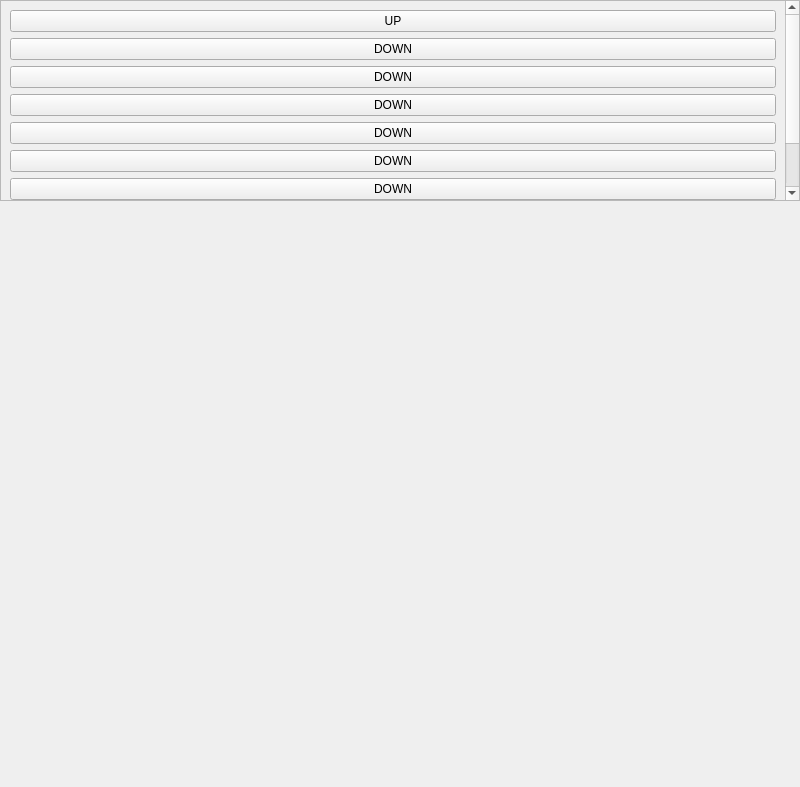
<?xml version="1.0" encoding="UTF-8"?>
<ui version="4.0">
 <class>Form</class>
 <widget class="QWidget" name="Form">
  <property name="geometry">
   <rect>
    <x>0</x>
    <y>0</y>
    <width>800</width>
    <height>787</height>
   </rect>
  </property>
  <property name="windowTitle">
   <string>Form</string>
  </property>
  <widget class="QScrollArea" name="scrollArea">
   <property name="geometry">
    <rect>
     <x>0</x>
     <y>0</y>
     <width>800</width>
     <height>201</height>
    </rect>
   </property>
   <property name="widgetResizable">
    <bool>true</bool>
   </property>
   <widget class="QWidget" name="scrollAreaWidgetContents">
    <property name="geometry">
     <rect>
      <x>0</x>
      <y>0</y>
      <width>784</width>
      <height>291</height>
     </rect>
    </property>
    <layout class="QVBoxLayout" name="verticalLayout">
     <item>
      <widget class="QPushButton" name="pushButton">
       <property name="text">
        <string>UP</string>
       </property>
      </widget>
     </item>
     <item>
      <widget class="QPushButton" name="pushButton_3">
       <property name="text">
        <string>DOWN</string>
       </property>
      </widget>
     </item>
     <item>
      <widget class="QPushButton" name="pushButton_2">
       <property name="text">
        <string>DOWN</string>
       </property>
      </widget>
     </item>
     <item>
      <widget class="QPushButton" name="pushButton_4">
       <property name="text">
        <string>DOWN</string>
       </property>
      </widget>
     </item>
     <item>
      <widget class="QPushButton" name="pushButton_5">
       <property name="text">
        <string>DOWN</string>
       </property>
      </widget>
     </item>
     <item>
      <widget class="QPushButton" name="pushButton_6">
       <property name="text">
        <string>DOWN</string>
       </property>
      </widget>
     </item>
     <item>
      <widget class="QPushButton" name="pushButton_7">
       <property name="text">
        <string>DOWN</string>
       </property>
      </widget>
     </item>
     <item>
      <widget class="QPushButton" name="pushButton_8">
       <property name="text">
        <string>DOWN</string>
       </property>
      </widget>
     </item>
     <item>
      <widget class="QPushButton" name="pushButton_9">
       <property name="text">
        <string>DOWN</string>
       </property>
      </widget>
     </item>
    </layout>
   </widget>
  </widget>
 </widget>
 <resources/>
 <connections/>
</ui>
